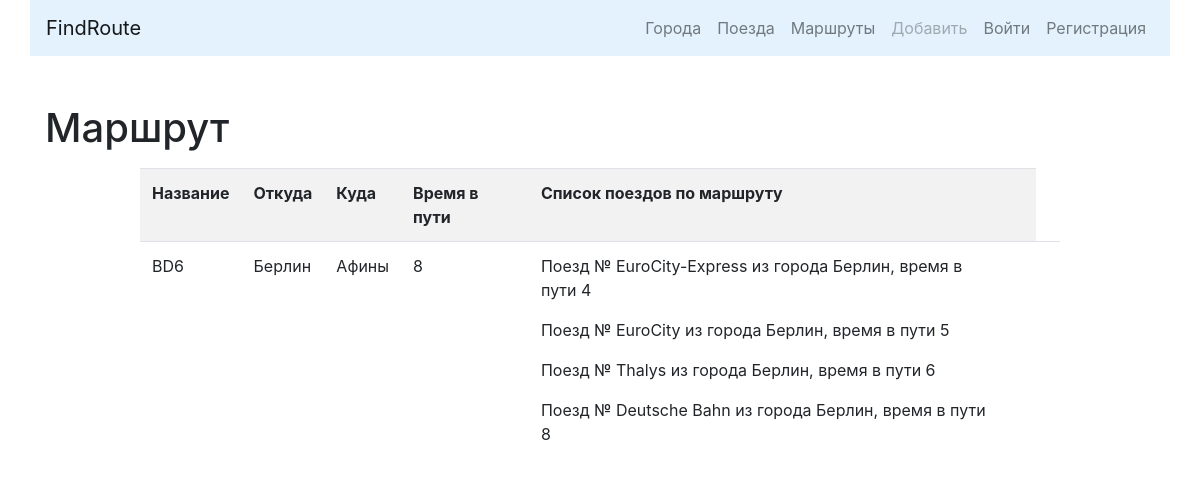
Screenshot of /detail/3/ with the database file from the repository.
### routes/models.py (models this page shows, shortened)
class Route(models.Model):
    name = models.CharField(max_length=50, unique=True, verbose_name='Название маршрута')
    travel_times = models.PositiveSmallIntegerField(verbose_name='Общее время в пути')
    from_city = models.ForeignKey(City, on_delete=models.CASCADE, related_name='route_from_city_set',
                                  verbose_name='Из какого города')
    to_city = models.ForeignKey('cities.City', on_delete=models.CASCADE, related_name='route_to_city_set',
                                verbose_name='В какой город')
    trains = models.ManyToManyField('trains.Train', verbose_name='Список поездов')
    class Meta:
        verbose_name = 'Маршрут'
        verbose_name_plural = 'Маршруты'
        ordering = ['travel_times']

### cities/models.py (models this page shows, shortened)
class City(models.Model):
    name = models.CharField(max_length=100, unique=True, verbose_name='Город')
    def __str__(self):
        return self.name
    class Meta:
        verbose_name = 'Город'
        verbose_name_plural = 'Города'
        ordering = ['name']

### trains/models.py (models this page shows, shortened)
class Train(models.Model):
    name = models.CharField(max_length=50, unique=True, verbose_name='Номер поезда')
    travel_time = models.PositiveSmallIntegerField(verbose_name='Время в пути')
    from_city = models.ForeignKey(City, on_delete=models.CASCADE, related_name='from_city_set',
                                  verbose_name='Из какого города')
    to_city = models.ForeignKey('cities.City', on_delete=models.CASCADE, related_name='to_city_set',
                                verbose_name='В какой город')
    def __str__(self):
        return f'Поезд № {self.name} из города {self.from_city}'
    class Meta:
        verbose_name = 'Поезд'
        verbose_name_plural = 'Поезда'
        ordering = ['travel_time']

### routes/views.py (the view)
# urls.py: path('detail/<int:pk>/', RouteDetailView.as_view(), name='routes_detail'),
class RouteDetailView(DetailView):
    queryset = Route.objects.all()
    template_name = 'routes/detail.html'

### routes/templates/routes/detail.html (shortened to what this page needs)
{% extends 'base.html' %}
{% block content %}
    <h1>Маршрут </h1>
    <div class="row ">
        <div class="col-md-10 mx-auto my-2">
            <table class="table table-striped">
                <tr>
                    <th>Название</th>
                    <th>Откуда</th>
                    <th>Куда</th>
                    <th>Время в пути</th>
                    <th>Список поездов по маршруту</th>
                    <th>&nbsp;</th>
                </tr>
                <tr>
                    <td>
                        {{ object.name }}
                    </td>
                    <td>{{ object.from_city }}</td>
                    <td>{{ object.to_city }}</td>
                    <td>{{ object.travel_times }}</td>
                    <td>
                        {% for train in object.trains.all %}
                            <p>{{ train }}, время в пути {{ train.travel_time }}</p>
                        {% endfor %}
                    </td>
                    <td>
                    </td>
                    <td>
                    </td>
                </tr>
            </table>
        </div>
    </div>
{% endblock %}

### rows the page displays
Route: name "BD6", from_city "Берлин", to_city "Афины", travel_times "8"
Train: name+from_city "Поезд № EuroCity-Express из города Берлин", travel_time "4"
Train: name+from_city "Поезд № EuroCity из города Берлин", travel_time "5"
Train: name+from_city "Поезд № Thalys из города Берлин", travel_time "6"
Train: name+from_city "Поезд № Deutsche Bahn из города Берлин", travel_time "8"
